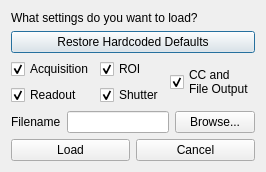
<?xml version="1.0" encoding="UTF-8"?>
<ui version="4.0">
 <class>SettingLoader</class>
 <widget class="QDialog" name="SettingLoader">
  <property name="geometry">
   <rect>
    <x>0</x>
    <y>0</y>
    <width>250</width>
    <height>170</height>
   </rect>
  </property>
  <property name="windowTitle">
   <string>Dialog</string>
  </property>
  <layout class="QVBoxLayout" name="verticalLayout_5">
   <item>
    <layout class="QVBoxLayout" name="verticalLayout_4">
     <item>
      <widget class="QLabel" name="lb_desc">
       <property name="text">
        <string>What settings do you want to load?</string>
       </property>
      </widget>
     </item>
     <item>
      <widget class="QPushButton" name="pB_loadDef">
       <property name="text">
        <string>Restore Hardcoded Defaults</string>
       </property>
      </widget>
     </item>
     <item>
      <layout class="QHBoxLayout" name="horizontalLayout_2">
       <item>
        <layout class="QVBoxLayout" name="verticalLayout_3">
         <item>
          <widget class="QCheckBox" name="cB_acq">
           <property name="text">
            <string>Acquisition</string>
           </property>
           <property name="checked">
            <bool>true</bool>
           </property>
          </widget>
         </item>
         <item>
          <widget class="QCheckBox" name="cB_rd">
           <property name="text">
            <string>Readout</string>
           </property>
           <property name="checked">
            <bool>true</bool>
           </property>
          </widget>
         </item>
        </layout>
       </item>
       <item>
        <layout class="QVBoxLayout" name="verticalLayout_2">
         <item>
          <widget class="QCheckBox" name="cB_ROI">
           <property name="text">
            <string>ROI</string>
           </property>
           <property name="checked">
            <bool>true</bool>
           </property>
          </widget>
         </item>
         <item>
          <widget class="QCheckBox" name="cB_sh">
           <property name="text">
            <string>Shutter</string>
           </property>
           <property name="checked">
            <bool>true</bool>
           </property>
          </widget>
         </item>
        </layout>
       </item>
       <item>
        <layout class="QVBoxLayout" name="verticalLayout">
         <item>
          <widget class="QCheckBox" name="cB_file">
           <property name="text">
            <string>CC and
File Output</string>
           </property>
           <property name="checked">
            <bool>true</bool>
           </property>
          </widget>
         </item>
        </layout>
       </item>
      </layout>
     </item>
     <item>
      <layout class="QHBoxLayout" name="horizontalLayout">
       <item>
        <widget class="QLabel" name="label">
         <property name="text">
          <string>Filename</string>
         </property>
        </widget>
       </item>
       <item>
        <widget class="QLineEdit" name="lE_filepath"/>
       </item>
       <item>
        <widget class="QPushButton" name="pB_browse">
         <property name="text">
          <string>Browse...</string>
         </property>
        </widget>
       </item>
      </layout>
     </item>
    </layout>
   </item>
   <item>
    <layout class="QHBoxLayout" name="horizontalLayout_3">
     <item>
      <widget class="QPushButton" name="pB_activate">
       <property name="text">
        <string>Load</string>
       </property>
      </widget>
     </item>
     <item>
      <widget class="QPushButton" name="pB_cancel">
       <property name="text">
        <string>Cancel</string>
       </property>
      </widget>
     </item>
    </layout>
   </item>
  </layout>
 </widget>
 <resources/>
 <connections/>
</ui>
